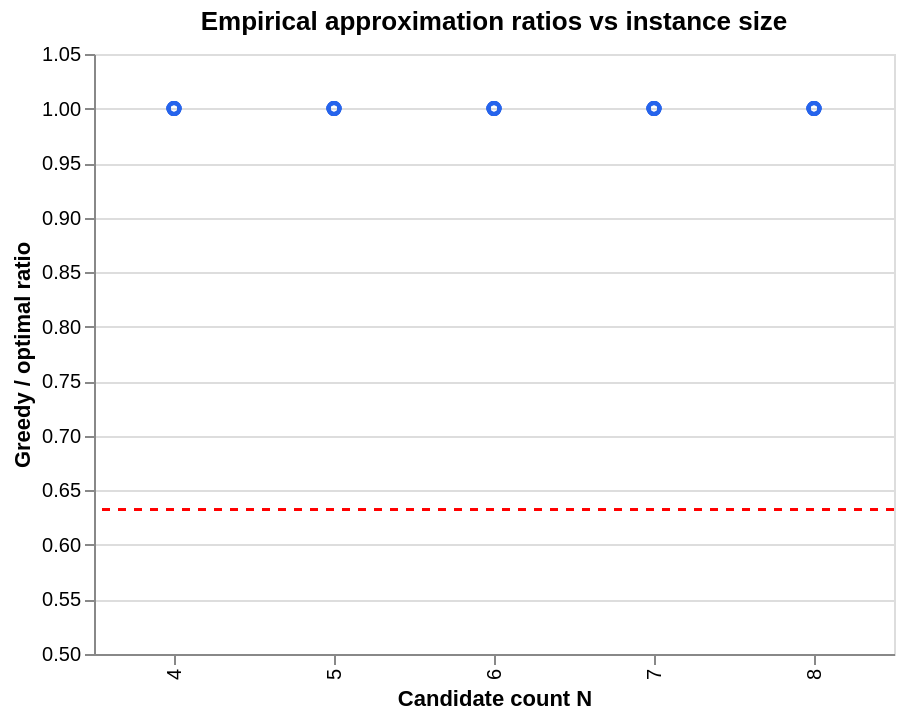

Write a Vega-Lite specification for this figure.
### Vega-Lite specification from a JSON file in a GitHub repository (floating-point values rounded to 4 significant figures)
{"$schema": "https://vega.github.io/schema/vega-lite/v5.json", "title": "Empirical approximation ratios vs instance size", "width": 400, "height": 300, "data": {"values": [{"N": 4, "ratio": 1, "bound": 0.6321}, {"N": 4, "ratio": 1, "bound": 0.6321}, {"N": 4, "ratio": 1, "bound": 0.6321}, {"N": 4, "ratio": 1, "bound": 0.6321}, {"N": 4, "ratio": 1, "bound": 0.6321}, {"N": 4, "ratio": 1, "bound": 0.6321}, {"N": 4, "ratio": 1, "bound": 0.6321}, {"N": 4, "ratio": 1, "bound": 0.6321}, {"N": 4, "ratio": 1, "bound": 0.6321}, {"N": 4, "ratio": 1, "bound": 0.6321}, {"N": 5, "ratio": 1, "bound": 0.6321}, {"N": 5, "ratio": 1, "bound": 0.6321}, {"N": 5, "ratio": 1, "bound": 0.6321}, {"N": 5, "ratio": 1, "bound": 0.6321}, {"N": 5, "ratio": 1, "bound": 0.6321}, {"N": 5, "ratio": 1, "bound": 0.6321}, {"N": 5, "ratio": 1, "bound": 0.6321}, {"N": 5, "ratio": 1, "bound": 0.6321}, {"N": 5, "ratio": 1, "bound": 0.6321}, {"N": 5, "ratio": 1, "bound": 0.6321}, {"N": 6, "ratio": 1, "bound": 0.6321}, {"N": 6, "ratio": 1, "bound": 0.6321}, {"N": 6, "ratio": 1, "bound": 0.6321}, {"N": 6, "ratio": 1, "bound": 0.6321}, {"N": 6, "ratio": 1, "bound": 0.6321}, {"N": 6, "ratio": 1, "bound": 0.6321}, {"N": 6, "ratio": 1, "bound": 0.6321}, {"N": 6, "ratio": 1, "bound": 0.6321}, {"N": 6, "ratio": 1, "bound": 0.6321}, {"N": 6, "ratio": 1, "bound": 0.6321}, {"N": 7, "ratio": 1, "bound": 0.6321}, {"N": 7, "ratio": 1, "bound": 0.6321}, {"N": 7, "ratio": 1, "bound": 0.6321}, {"N": 7, "ratio": 1, "bound": 0.6321}, {"N": 7, "ratio": 1, "bound": 0.6321}, {"N": 7, "ratio": 1, "bound": 0.6321}, {"N": 7, "ratio": 1, "bound": 0.6321}, {"N": 7, "ratio": 1, "bound": 0.6321}, {"N": 7, "ratio": 1, "bound": 0.6321}, {"N": 7, "ratio": 1, "bound": 0.6321}, {"N": 8, "ratio": 1, "bound": 0.6321}, {"N": 8, "ratio": 1, "bound": 0.6321}, {"N": 8, "ratio": 1, "bound": 0.6321}, {"N": 8, "ratio": 1, "bound": 0.6321}, {"N": 8, "ratio": 1, "bound": 0.6321}, {"N": 8, "ratio": 1, "bound": 0.6321}, {"N": 8, "ratio": 1, "bound": 0.6321}, {"N": 8, "ratio": 1, "bound": 0.6321}, {"N": 8, "ratio": 1, "bound": 0.6321}, {"N": 8, "ratio": 1, "bound": 0.6321}]}, "layer": [{"mark": {"type": "point", "opacity": 0.5}, "encoding": {"x": {"field": "N", "type": "ordinal", "title": "Candidate count N"}, "y": {"field": "ratio", "type": "quantitative", "title": "Greedy / optimal ratio", "scale": {"domain": [0.5, 1.05]}}, "color": {"value": "#2563eb"}}}, {"mark": {"type": "rule", "color": "red", "strokeDash": [4, 4]}, "encoding": {"y": {"field": "bound", "type": "quantitative"}}}]}
